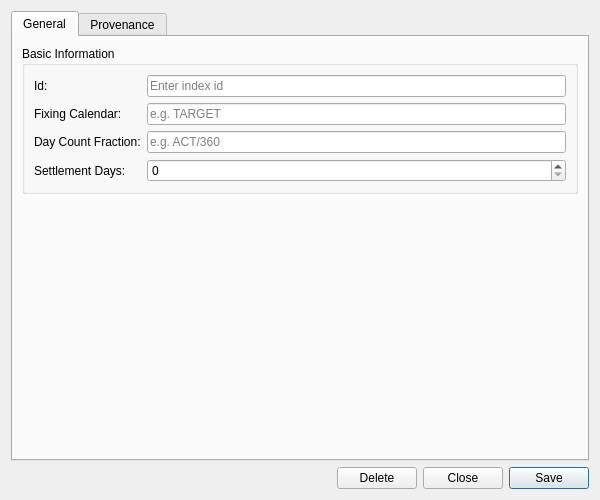
<?xml version="1.0" encoding="UTF-8"?>
<ui version="4.0">
 <class>OvernightIndexConventionDetailDialog</class>
 <widget class="QWidget" name="OvernightIndexConventionDetailDialog">
  <property name="geometry">
   <rect>
    <x>0</x>
    <y>0</y>
    <width>600</width>
    <height>500</height>
   </rect>
  </property>
  <property name="sizePolicy">
   <sizepolicy hsizetype="Preferred" vsizetype="Preferred">
    <horstretch>0</horstretch>
    <verstretch>0</verstretch>
   </sizepolicy>
  </property>
  <property name="minimumSize">
   <size>
    <width>600</width>
    <height>500</height>
   </size>
  </property>
  <property name="windowTitle">
   <string>Overnight Index Convention Details</string>
  </property>
  <layout class="QVBoxLayout" name="verticalLayout">
   <item>
    <widget class="QTabWidget" name="tabWidget">
     <property name="currentIndex"><number>0</number></property>
     <widget class="QWidget" name="generalTab">
      <attribute name="title"><string>General</string></attribute>
      <layout class="QVBoxLayout" name="generalLayout">
       <item>
        <widget class="QGroupBox" name="basicInfoGroup">
         <property name="title">
          <string>Basic Information</string>
         </property>
         <layout class="QFormLayout" name="formLayout">
          <item row="0" column="0">
           <widget class="QLabel" name="labelId">
            <property name="text">
             <string>Id:</string>
            </property>
           </widget>
          </item>
          <item row="0" column="1">
           <widget class="QLineEdit" name="idEdit">
            <property name="placeholderText">
             <string>Enter index id</string>
            </property>
            <property name="readOnly">
             <bool>true</bool>
            </property>
           </widget>
          </item>
          <item row="1" column="0">
           <widget class="QLabel" name="labelFixingCalendar">
            <property name="text">
             <string>Fixing Calendar:</string>
            </property>
           </widget>
          </item>
          <item row="1" column="1">
           <widget class="QLineEdit" name="fixingCalendarEdit">
            <property name="placeholderText">
             <string>e.g. TARGET</string>
            </property>
           </widget>
          </item>
          <item row="2" column="0">
           <widget class="QLabel" name="labelDayCountFraction">
            <property name="text">
             <string>Day Count Fraction:</string>
            </property>
           </widget>
          </item>
          <item row="2" column="1">
           <widget class="QLineEdit" name="dayCountFractionEdit">
            <property name="placeholderText">
             <string>e.g. ACT/360</string>
            </property>
           </widget>
          </item>
          <item row="3" column="0">
           <widget class="QLabel" name="labelSettlementDays">
            <property name="text">
             <string>Settlement Days:</string>
            </property>
           </widget>
          </item>
          <item row="3" column="1">
           <widget class="QSpinBox" name="settlementDaysEdit">
            <property name="minimum">
             <number>0</number>
            </property>
            <property name="maximum">
             <number>9999</number>
            </property>
           </widget>
          </item>
         </layout>
        </widget>
       </item>
       <item>
        <spacer name="verticalSpacer">
         <property name="orientation">
          <enum>Qt::Vertical</enum>
         </property>
         <property name="sizeHint" stdset="0">
          <size>
           <width>20</width>
           <height>40</height>
          </size>
         </property>
        </spacer>
       </item>
      </layout>
     </widget>
     <widget class="QWidget" name="provenanceTab">
      <attribute name="title"><string>Provenance</string></attribute>
      <layout class="QVBoxLayout" name="provenanceTabLayout">
       <item>
        <widget class="ores::qt::ProvenanceWidget" name="provenanceWidget" native="true"/>
       </item>
      </layout>
     </widget>
    </widget>
   </item>
   <item>
    <layout class="QHBoxLayout" name="buttonLayout">
     <item>
      <spacer name="horizontalSpacer">
       <property name="orientation">
        <enum>Qt::Horizontal</enum>
       </property>
       <property name="sizeHint" stdset="0">
        <size>
         <width>40</width>
         <height>20</height>
        </size>
       </property>
      </spacer>
     </item>
     <item>
      <widget class="QPushButton" name="deleteButton">
       <property name="text">
        <string>Delete</string>
       </property>
      </widget>
     </item>
     <item>
      <widget class="QPushButton" name="closeButton">
       <property name="text">
        <string>Close</string>
       </property>
      </widget>
     </item>
     <item>
      <widget class="QPushButton" name="saveButton">
       <property name="text">
        <string>Save</string>
       </property>
       <property name="default">
        <bool>true</bool>
       </property>
      </widget>
     </item>
    </layout>
   </item>
  </layout>
 </widget>
 <customwidgets>
  <customwidget>
   <class>ores::qt::ProvenanceWidget</class>
   <extends>QWidget</extends>
   <header>ores.qt/ProvenanceWidget.hpp</header>
  </customwidget>
 </customwidgets>
 <resources/>
 <connections/>
</ui>
